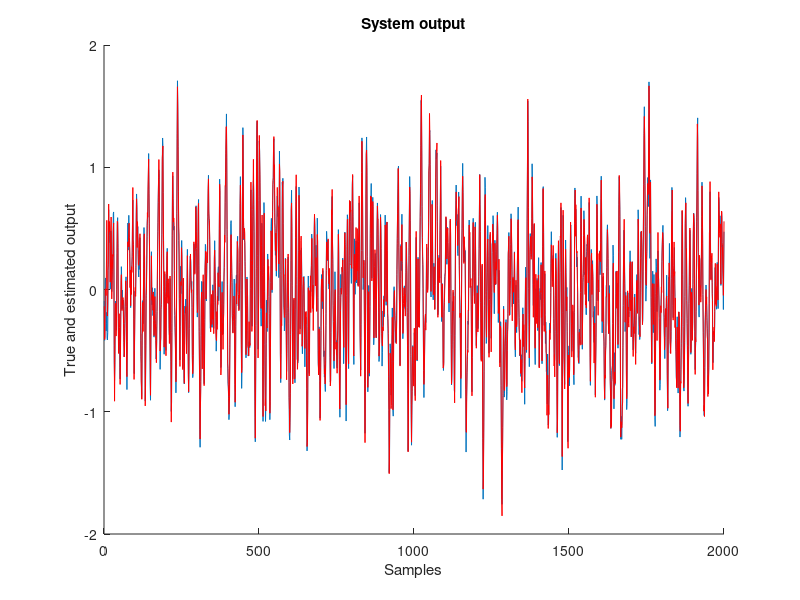
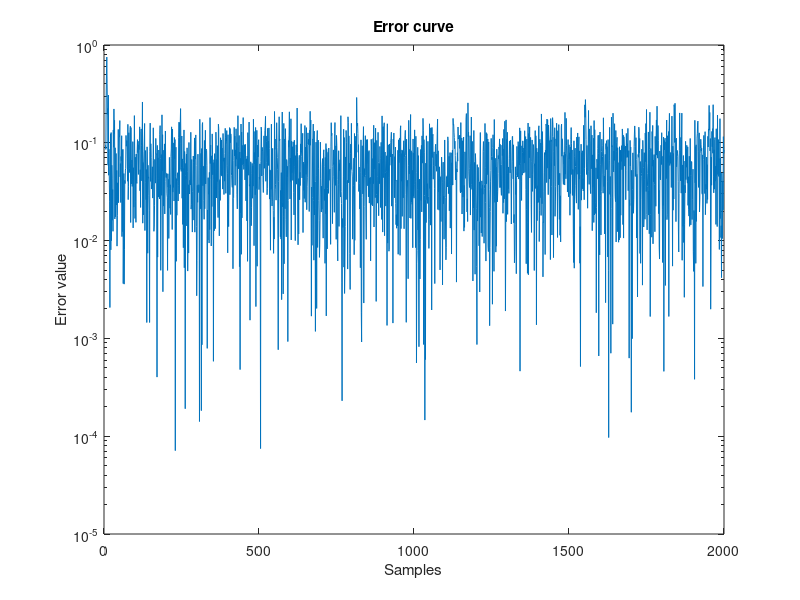
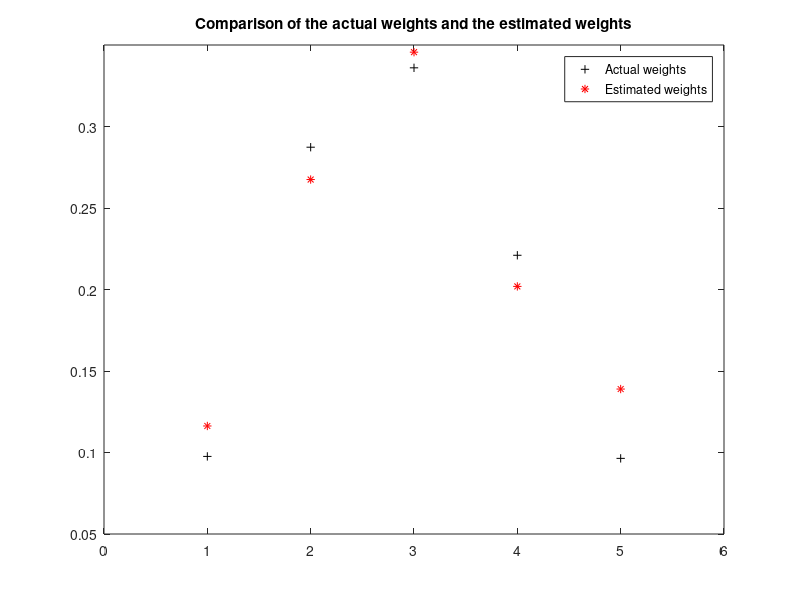

Write MATLAB code to recreate these figures, in order.
%%%%%%%%%%%%%%%%%%%%%%%%%%%%%%%%%%%%%%%%%%%%%%%%%%%%%%%%%%%%%%%%%%%%%%%%%
% lmsalgo : LMS algorithm demo
% Author : Tamer abdelazim Mellik
% Contact information : 
%Department of Electrical & Computer Engineering,
%University of Calgary,
%2500 University Drive N.W. ,
%Calgary, AB T2N 1N4 ,
%Canada .
% email :abdelasi@enel.ucalgary.ca  
% email : tabdelaz@ucalgary.ca
% Webpage : http://www.enel.ucalgary.ca/~abdelasi/
% Date    : 20-4-2003
% Version : 1.0.0
% Reference : S. Haykin, Adaptive Filter Theory. 3rd edition, Upper Saddle River, NJ: Prentice-Hall, 1996. 
% Note : The author doesn't take any responsibility for any harm caused by the use of this file
clear all
close all
hold off
%channel system order
sysorder = 5 ;
% Number of system points
N=2000;
inp = randn(N,1);
n = randn(N,1);
[b,a] = butter(2,0.25); %Low pass butterworth filter, cutoff 0.25, b and a numerator and denominator
Gz = tf(b,a,-1); % Transfer function model, ts=-1 for discrete time with unknown sample rate
%This function is submitted to make inverse Z-transform (Matlab central file exchange)
%The first sysorder weight value
%h=ldiv(b,a,sysorder)'; 
% Inverse Z-transform is computed by long division to sysorder number of
% terms giving us a sysorder'th order filter function, of the input signal 
% and sysorder-1 previous inputs. eg az^-1 + bz^-2 +...+a_sz^-(sysorder-1)
% using ldiv gives us coefficients of each of the terms giving us our
% filter weights
% if you use ldiv this will give h :filter weights to be
h=  [0.0976;
    0.2873;
    0.3360;
    0.2210;
    0.0964;];
y = lsim(Gz,inp); % output signal, simulated response from Gz transfer function model using input signal
%add some noise
n = n * std(y)/(10*std(n));
d = y + n; %noisy output
totallength=size(d,1);
%Take 60 points for training
N=60 ;	
%begin of algorithm
w = zeros ( sysorder  , 1 ) ; % weights array full of sysorder number of zeroes


for n = sysorder : N % n = increasing element of array [5,...,N]
	u = inp(n:-1:n-sysorder+1) ; % Sub-array created starting from n going backwards by 1, sysorder number of times
    y(n)= w' * u; % dot product of weights and random sub array, estimated output
    %disp(y(n))
    e(n) = d(n) - y(n); % desired output - estimated output
% Start with big mu for speeding the convergence then slow down to reach the correct weights
    if n < 20
        mu=0.32;
    else
        mu=0.15;
    end
	w = w + mu * u * e(n) ; % weights updated by adding mu * sub array * error
end 
%check of results
for n =  N+1 : totallength
	u = inp(n:-1:n-sysorder+1) ;
    y(n) = w' * u ;
    e(n) = d(n) - y(n) ;
end 
hold on
plot(d)
plot(y,'r');
title('System output') ;
xlabel('Samples')
ylabel('True and estimated output')
figure
semilogy((abs(e))) ;
title('Error curve') ;
xlabel('Samples')
ylabel('Error value')
figure
plot(h, 'k+')
hold on
plot(w, 'r*')
legend('Actual weights','Estimated weights')
title('Comparison of the actual weights and the estimated weights') ;
axis([0 6 0.05 0.35])